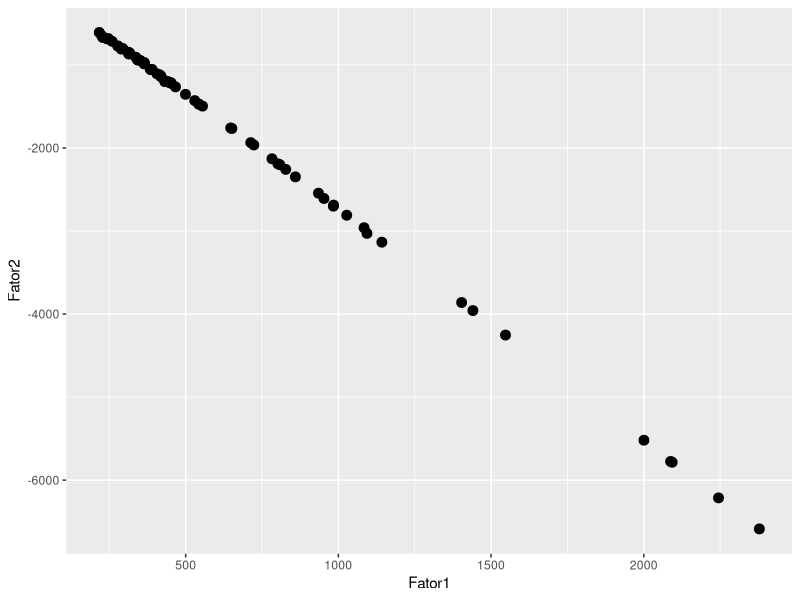
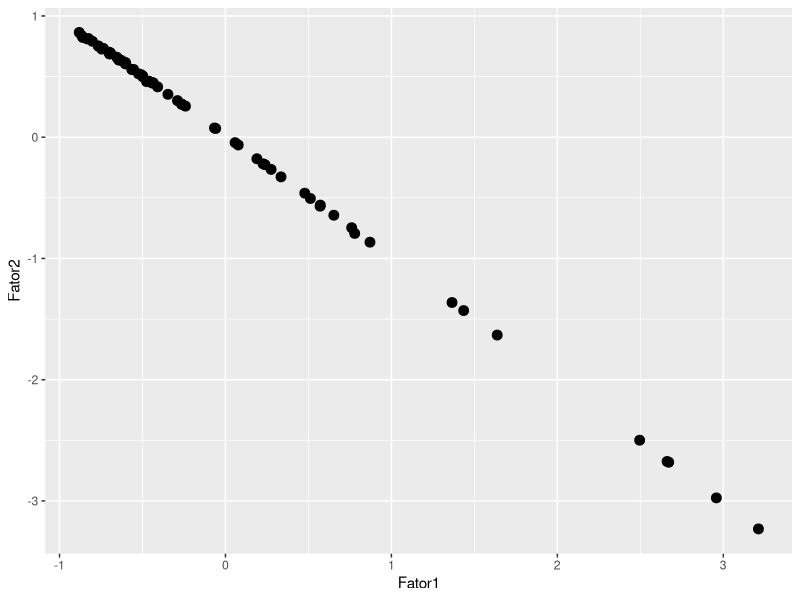
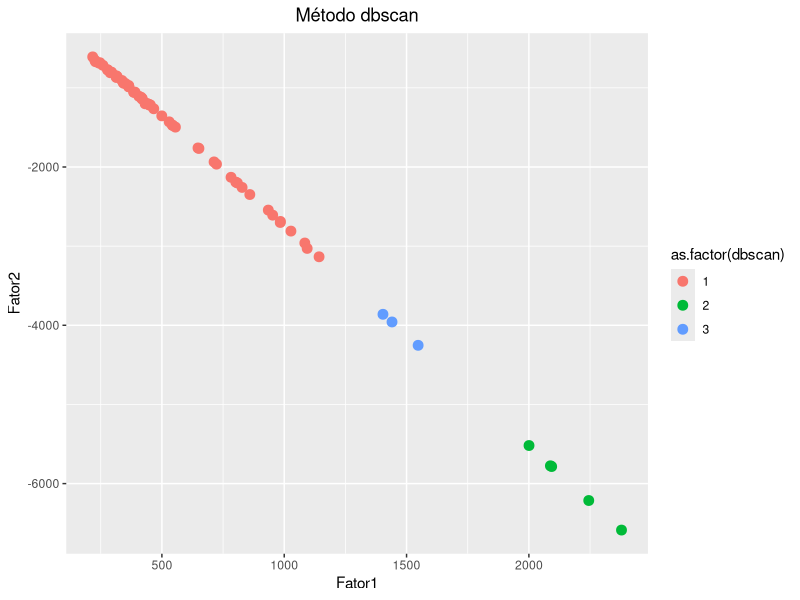

Source code (R) for these figures, in order: (Note: this script raises an error after producing the figures.)
########################################
#
#   CHAMANDO BIBLIOTECAS IMPORTANTES
#
########################################

# --
# Instalando e carregando pacotes -----------------------------------------

pacotes <- c("tidyverse",   # pacote para manipulacao de dados
             "cluster",     # algoritmo de cluster
             "dendextend",  # compara dendogramas
             "factoextra",  # algoritmo de cluster e visualizacao
             "fpc",         # algoritmo de cluster e visualizacao
             "gridExtra",   # para a funcao grid arrange
             "readxl",      # 
             "writexl")     # salvar em excel


if(sum(as.numeric(!pacotes %in% installed.packages())) != 0){
  instalador <- pacotes[!pacotes %in% installed.packages()]
  for(i in 1:length(instalador)) {
    install.packages(instalador, dependencies = T)
    break()}
  sapply(pacotes, require, character = T) 
} else {
  sapply(pacotes, require, character = T) 
}



########################################
#
# https://www.r-bloggers.com/2021/04/cluster-analysis-in-r/
# http://www.sthda.com/english/wiki/wiki.php?id_contents=7940#:~:text=dbscan()%20shows%20a%20statistic,%3D%200.15%20and%20MinPts%20%3D%205.
# https://medium.com/towards-data-science/density-based-clustering-dbscan-vs-hdbscan-39e02af990c7
########################################

## diretório de trabalho
setwd("C:/Users/Renato/OneDrive/github/_tcc/2_cluster")

#Carregar base de dados: 
censo <- as.data.frame(read_excel("_dta/fatores_e_ranking_final_2.xlsx"))


#pegando os dados que usaremos
fatores <- censo %>% 
  select(ID, Fator1, Fator2)

#para visualizar no plano
fatores %>% ggplot() +
  geom_point(aes(x = Fator1,
                 y = Fator2),
             size = 3)

#Transformar o nome 
rownames(fatores) <- fatores[,1]
fatores <- fatores[,-1]

#Padronizar variaveis
fatores_pad <- scale(fatores) # aqui não precisava fazer isso

#para visualizar no plano
fatores_pad %>% ggplot() +
  geom_point(aes(x = Fator1,
                 y = Fator2),
             size = 3)


# --
### método dbscan

#Calcular o Cluster
dbscan <- fpc::dbscan(fatores_pad,eps = 0.56, MinPts = 3)

fatores$dbscan <- dbscan$cluster

#visualizando em cores os clusters
fatores %>% ggplot() +
  geom_point(aes(x = Fator1,
                 y = Fator2,
                 color = as.factor(dbscan)),
             size = 3) + 
  ggtitle("Método dbscan")+
  theme(plot.title = element_text(hjust = 0.5))
# salvando em .png
dev.print(file = '_out/figures/dbscan_plot.png',
          device = png, width = 1024, height = 768, res = 2*72)
# --
# Análise de variância de um fator (ANOVA)
# ANOVA da variável 'fator1'
summary(anova_fator1 <- aov(formula = Fator1 ~ dbscan,
                                data = fatores))

sink(file = '_out/output/anova_fator1_dbscan.txt')
print(summary(anova_fator1 <- aov(formula = Fator1 ~ dbscan, data = fatores)))
sink()

# ANOVA da variável 'fator2'
summary(anova_fator2 <- aov(formula = Fator2 ~ dbscan,
                            data = fatores))

sink(file = '_out/output/anova_fator2_dbscan.txt')
print(summary(anova_fator2 <- aov(formula = Fator2 ~ dbscan, data = fatores)))
sink()

fatores
# --
#salvando xlsx modelo final
write_xlsx(fatores,"_out/output/dbscan_cluster.xlsx")


# https://cran.r-project.org/web/packages/dbscan/readme/README.html
x <- as.matrix(fatores)
pairs(x, col = dbscan$cluster + 1L)
opt <- optics(x, eps = 1, minPts = 3)

opt <- extractDBSCAN(opt, eps_cl = 0.4)
plot(opt)
